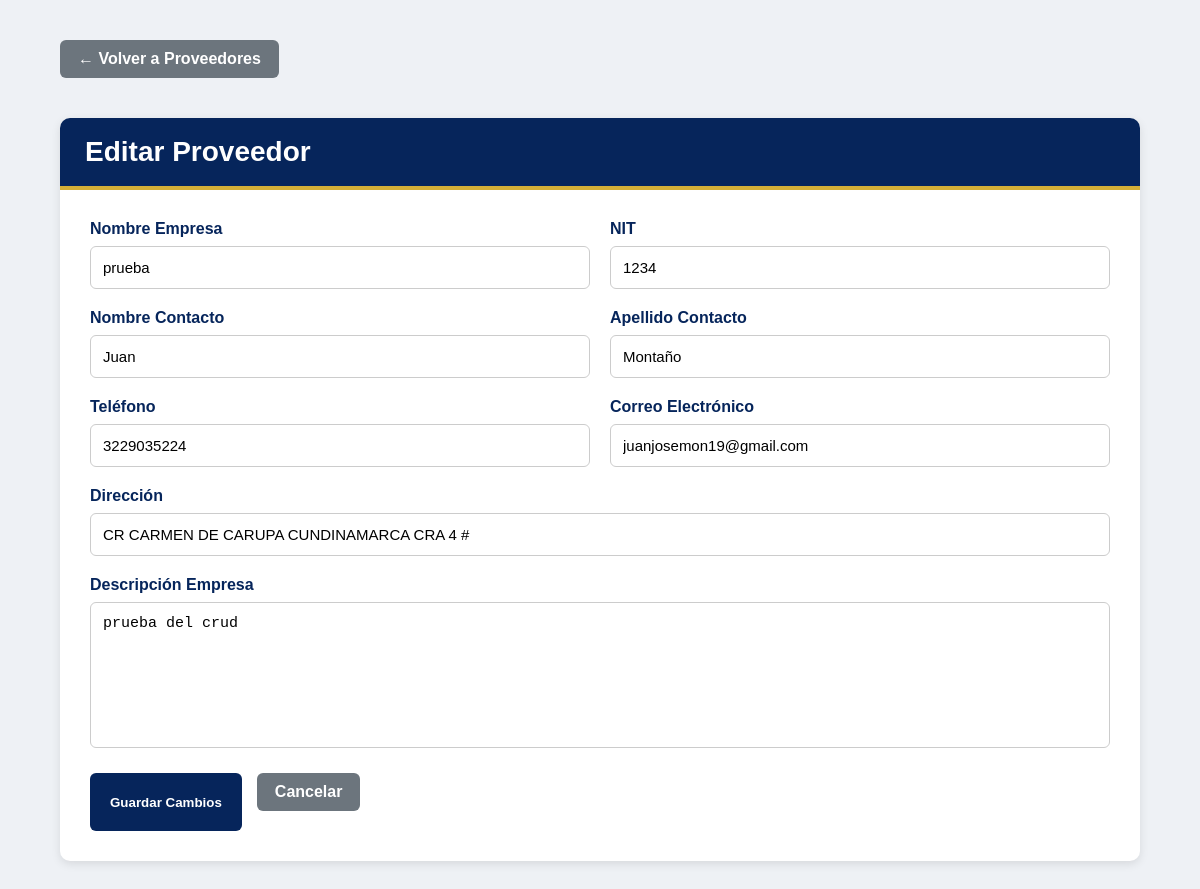
The page /view/registro_proveedores/editar_proveedor.php?id=5 on the database as committed earlier.
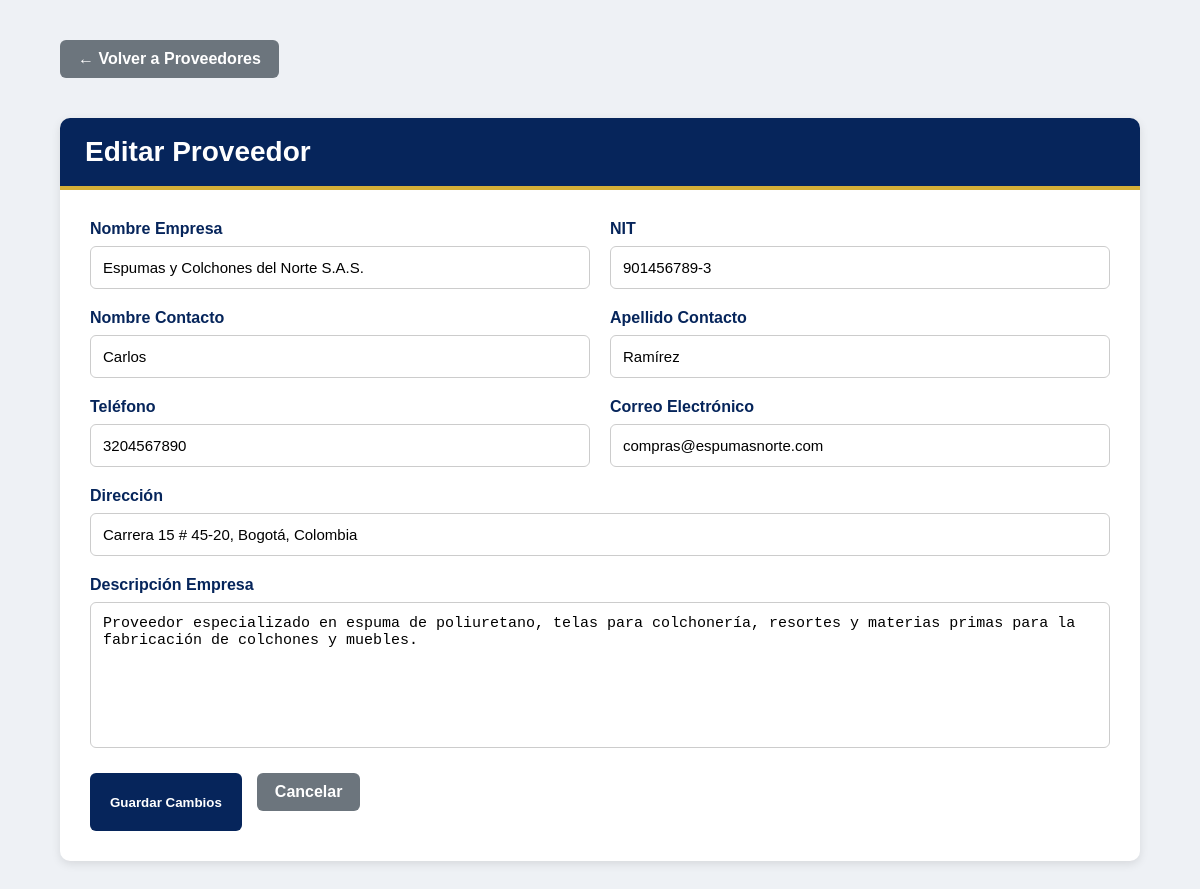
The same page on the database as committed later.
### tables this page shows
CREATE TABLE `proveedores` (
  `id_proveedor` int(11) NOT NULL,
  `nombre_empresa` varchar(80) NOT NULL,
  `nit` varchar(20) NOT NULL,
  `direccion` varchar(255) NOT NULL,
  `descripcion_empresa` text DEFAULT NULL,
  `contacto_nombre` varchar(80) NOT NULL,
  `contacto_apellido` varchar(80) NOT NULL,
  `telefono` varchar(10) DEFAULT NULL,
  `email` varchar(70) DEFAULT NULL
);

### app/logica_proveedores.php (called while the page is built, shortened)
<?php
require_once __DIR__ . '/../config/conexion.php';
class ProveedorLogica
{
    private $conn;
    public function __construct()
    {
        $db = new Conexion();
        $this->conn = $db->getConnection();
    }
    public function getProveedorById(int $id): ?array
    {
        $sql = "
            SELECT *
            FROM proveedores
            WHERE id_proveedor = :id
        ";
        $stmt = $this->conn->prepare($sql);
        $stmt->bindParam(':id', $id, PDO::PARAM_INT);
        $stmt->execute();
        $proveedor = $stmt->fetch(PDO::FETCH_ASSOC);
        return $proveedor ?: null;
    }
}

### config/conexion.php (called while the page is built, shortened)
<?php
  class Conexion
  {
    private string $Servidor = "localhost";
    private string $BaseDeDatos = "colsoftco";
    private string $Usuario = "root";
    private string $Password = "";
    public function getConnection(){
      $this->Conector = new PDO(
        "mysql:host=".$this->Servidor.";dbname=".$this->BaseDeDatos,
        $this->Usuario,
        $this->Password
      );
      $this->Conector->exec("set names utf8");
      return $this->Conector;
    }
  }

### view/registro_proveedores/editar_proveedor.php (the view, shortened to what this page needs)
<?php
require_once __DIR__ . '/../../app/logica_proveedores.php';
$logica = new ProveedorLogica();
$id = $_GET['id'] ?? 0;
$proveedor = $logica->getProveedorById($id);
?>
<!DOCTYPE html>
<html lang="es">
<head>
<link rel="stylesheet" href="crud_proveedor.css">
</head>
<body>
<div class="contenedor">
    <div class="acciones-superior">
        <a href="../lista_proveedores/lista_proveedores.php" class="btn-volver">
            ← Volver a Proveedores
        </a>
    </div>
    <div class="card">
        <div class="card-header">
            Editar Proveedor
        </div>
        <div class="card-body">
            <form method="POST">
                <div class="form-grid">
                    <div class="campo">
                        <label>Nombre Empresa</label>
                        <input
                            type="text"
                            name="nombre_empresa"
                            value="<?= htmlspecialchars($proveedor['nombre_empresa']) ?>"
                            required>
                    </div>
                    <div class="campo">
                        <label>NIT</label>
                        <input
                            type="text"
                            name="nit"
                            value="<?= htmlspecialchars($proveedor['nit']) ?>"
                            required>
                    </div>
                    <div class="campo">
                        <label>Nombre Contacto</label>
                        <input
                            type="text"
                            name="contacto_nombre"
                            value="<?= htmlspecialchars($proveedor['contacto_nombre']) ?>"
                            required>
                    </div>
                    <div class="campo">
                        <label>Apellido Contacto</label>
                        <input
                            type="text"
                            name="contacto_apellido"
                            value="<?= htmlspecialchars($proveedor['contacto_apellido']) ?>"
                            required>
                    </div>
                    <div class="campo">
                        <label>Teléfono</label>
                        <input
                            type="text"
                            name="telefono"
                            value="<?= htmlspecialchars($proveedor['telefono']) ?>"
                            required>
                    </div>
                    <div class="campo">
                        <label>Correo Electrónico</label>
                        <input
                            type="email"
                            name="email"
                            value="<?= htmlspecialchars($proveedor['email']) ?>"
                            required>
                    </div>
                    <div class="campo full">
                        <label>Dirección</label>
                        <input
                            type="text"
                            name="direccion"
                            value="<?= htmlspecialchars($proveedor['direccion']) ?>"
                            required>
                    </div>
                    <div class="campo full">
                        <label>Descripción Empresa</label>
                        <textarea
                            name="descripcion_empresa"
                            required><?= htmlspecialchars($proveedor['descripcion_empresa']) ?></textarea>
                    </div>
                </div>
                <div class="botones">
                    <button type="submit" class="btn btn-guardar">
                        Guardar Cambios
                    </button>
                    <a href="../lista_proveedores/lista_proveedores.php"
                       class="btn btn-volver">
                        Cancelar
                    </a>
                </div>
            </form>
        </div>
    </div>
</div>
</body>
</html>

Rows that differ between the two databases and show on the page:
changed proveedores: nombre_empresa "prueba" → "Espumas y Colchones del Norte S.A.S."; nit "1234" → "901456789-3"; contacto_nombre "Juan" → "Carlos"; contacto_apellido "Montaño" → "Ramírez"; telefono "3229035224" → "3204567890"; email "juanjosemon19@gmail.com" → "compras@espumasnorte.com"; direccion "CR CARMEN DE CARUPA CUNDINAMARCA CRA 4 #" → "Carrera 15 # 45-20, Bogotá, Colombia"; descripcion_empresa "prueba del crud" → "Proveedor especializado en espuma de poliuretano, telas para colchonería, resortes y materias primas para la fabricación de colchones y muebles."
